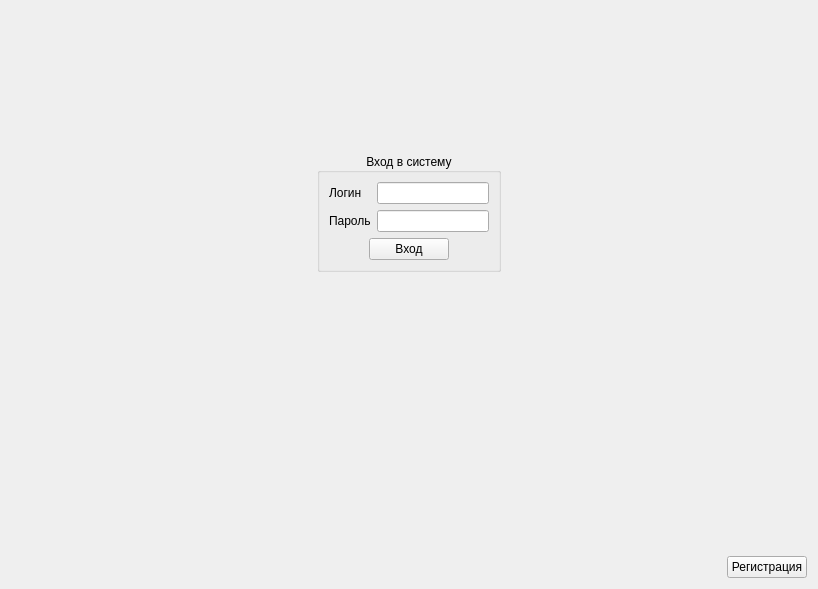
<?xml version="1.0" encoding="UTF-8"?>
<ui version="4.0">
 <class>LoginForm</class>
 <widget class="QWidget" name="LoginForm">
  <property name="geometry">
   <rect>
    <x>0</x>
    <y>0</y>
    <width>818</width>
    <height>589</height>
   </rect>
  </property>
  <property name="windowTitle">
   <string>Form</string>
  </property>
  <layout class="QVBoxLayout" name="verticalLayout_2">
   <item>
    <spacer name="verticalSpacer">
     <property name="orientation">
      <enum>Qt::Vertical</enum>
     </property>
     <property name="sizeHint" stdset="0">
      <size>
       <width>20</width>
       <height>138</height>
      </size>
     </property>
    </spacer>
   </item>
   <item>
    <layout class="QHBoxLayout" name="horizontalLayout_2" stretch="1,0,1">
     <item>
      <spacer name="horizontalSpacer_3">
       <property name="orientation">
        <enum>Qt::Horizontal</enum>
       </property>
       <property name="sizeHint" stdset="0">
        <size>
         <width>40</width>
         <height>20</height>
        </size>
       </property>
      </spacer>
     </item>
     <item>
      <widget class="QGroupBox" name="groupBox">
       <property name="title">
        <string>Вход в систему</string>
       </property>
       <property name="alignment">
        <set>Qt::AlignCenter</set>
       </property>
       <layout class="QVBoxLayout" name="verticalLayout">
        <item>
         <layout class="QFormLayout" name="formLayout">
          <item row="0" column="0">
           <widget class="QLabel" name="label">
            <property name="text">
             <string>Логин</string>
            </property>
           </widget>
          </item>
          <item row="0" column="1">
           <widget class="QLineEdit" name="line_login"/>
          </item>
          <item row="1" column="0">
           <widget class="QLabel" name="label_2">
            <property name="text">
             <string>Пароль</string>
            </property>
           </widget>
          </item>
          <item row="1" column="1">
           <widget class="QLineEdit" name="line_password">
            <property name="echoMode">
             <enum>QLineEdit::Password</enum>
            </property>
           </widget>
          </item>
         </layout>
        </item>
        <item>
         <layout class="QHBoxLayout" name="horizontalLayout">
          <item>
           <spacer name="horizontalSpacer">
            <property name="orientation">
             <enum>Qt::Horizontal</enum>
            </property>
            <property name="sizeHint" stdset="0">
             <size>
              <width>40</width>
              <height>20</height>
             </size>
            </property>
           </spacer>
          </item>
          <item>
           <widget class="QPushButton" name="btn_enter">
            <property name="text">
             <string>Вход</string>
            </property>
           </widget>
          </item>
          <item>
           <spacer name="horizontalSpacer_2">
            <property name="orientation">
             <enum>Qt::Horizontal</enum>
            </property>
            <property name="sizeHint" stdset="0">
             <size>
              <width>40</width>
              <height>20</height>
             </size>
            </property>
           </spacer>
          </item>
         </layout>
        </item>
       </layout>
      </widget>
     </item>
     <item>
      <spacer name="horizontalSpacer_4">
       <property name="orientation">
        <enum>Qt::Horizontal</enum>
       </property>
       <property name="sizeHint" stdset="0">
        <size>
         <width>40</width>
         <height>20</height>
        </size>
       </property>
      </spacer>
     </item>
    </layout>
   </item>
   <item>
    <spacer name="verticalSpacer_2">
     <property name="orientation">
      <enum>Qt::Vertical</enum>
     </property>
     <property name="sizeHint" stdset="0">
      <size>
       <width>20</width>
       <height>278</height>
      </size>
     </property>
    </spacer>
   </item>
   <item>
    <layout class="QHBoxLayout" name="horizontalLayout_3">
     <item>
      <spacer name="horizontalSpacer_5">
       <property name="orientation">
        <enum>Qt::Horizontal</enum>
       </property>
       <property name="sizeHint" stdset="0">
        <size>
         <width>40</width>
         <height>20</height>
        </size>
       </property>
      </spacer>
     </item>
     <item>
      <widget class="QPushButton" name="btn_register">
       <property name="text">
        <string>Регистрация</string>
       </property>
      </widget>
     </item>
    </layout>
   </item>
  </layout>
 </widget>
 <resources/>
 <connections/>
</ui>
